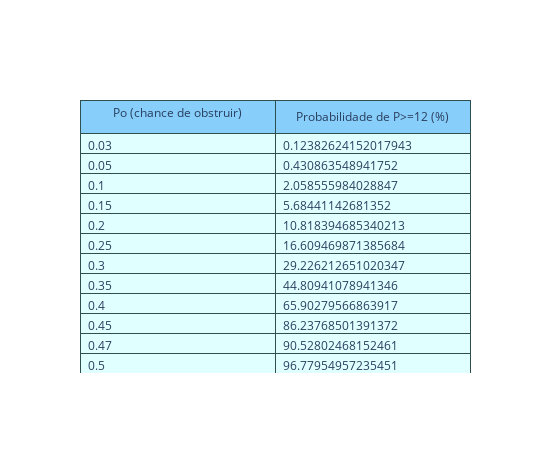

Write notebook code for a chart like this one.
### Code cell
HighPressure=[np.average(Probab0),np.average(Probab1),np.average(Probab2),np.average(Probab3),np.average(Probab4),np.average(Probab5),
              np.average(Probab6),np.average(Probab7),np.average(Probab8),np.average(Probab9),np.average(Probab10),np.average(Probab11)]


fig = go.Figure(data=[go.Table(
    header=dict(values=['Po (chance de obstruir)', 'Probabilidade de P>=12 (%)'],
                line_color='darkslategray',
                fill_color='lightskyblue'),
    cells=dict(values=[Po,              # 1st column
                       HighPressure],   # 2nd column
               line_color='darkslategray',
               fill_color='lightcyan',
               align='left'))
])

fig.update_layout(width=550,height=453)
fig.show()


plt.plot(Po,HighPressure)

### Figure 1 — Plotly figure (JSON) as saved in the notebook; plotly's stock layout.template omitted (floating-point values rounded to 4 significant figures)
{"data": [{"cells": {"align": "left", "fill": {"color": "lightcyan"}, "line": {"color": "darkslategray"}, "values": [[0.03, 0.05, 0.1, 0.15, 0.2, 0.25, 0.3, 0.35, 0.4, 0.45, 0.47, 0.5], [0.1238, 0.4309, 2.059, 5.684, 10.82, 16.61, 29.23, 44.81, 65.9, 86.24, 90.53, 96.78]]}, "header": {"fill": {"color": "lightskyblue"}, "line": {"color": "darkslategray"}, "values": ["Po (chance de obstruir)", "Probabilidade de P>=12 (%)"]}, "type": "table"}], "layout": {"height": 453, "width": 550}}
